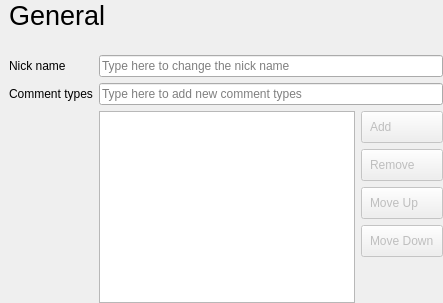
        <widget class="QWidget" name="pageGeneral">
         <layout class="QVBoxLayout" name="verticalLayout_4">
          <property name="leftMargin">
           <number>9</number>
          </property>
          <property name="topMargin">
           <number>0</number>
          </property>
          <property name="rightMargin">
           <number>0</number>
          </property>
          <property name="bottomMargin">
           <number>0</number>
          </property>
          <item>
           <widget class="QWidget" name="pageGeneralTitleContainerWidget" native="true">
            <property name="sizePolicy">
             <sizepolicy hsizetype="Preferred" vsizetype="Minimum">
              <horstretch>0</horstretch>
              <verstretch>0</verstretch>
             </sizepolicy>
            </property>
            <layout class="QVBoxLayout" name="verticalLayout_5">
             <property name="spacing">
              <number>0</number>
             </property>
             <property name="leftMargin">
              <number>0</number>
             </property>
             <property name="topMargin">
              <number>0</number>
             </property>
             <property name="rightMargin">
              <number>0</number>
             </property>
             <property name="bottomMargin">
              <number>18</number>
             </property>
             <item>
              <widget class="QLabel" name="pageGeneralTitleLabel">
               <property name="sizePolicy">
                <sizepolicy hsizetype="Preferred" vsizetype="Preferred">
                 <horstretch>0</horstretch>
                 <verstretch>0</verstretch>
                </sizepolicy>
               </property>
               <property name="font">
                <font>
                 <pointsize>20</pointsize>
                 <weight>50</weight>
                 <bold>false</bold>
                </font>
               </property>
               <property name="text">
                <string>General</string>
               </property>
              </widget>
             </item>
            </layout>
           </widget>
          </item>
          <item>
           <widget class="QWidget" name="pageGeneralContentContainerWidget" native="true">
            <property name="sizePolicy">
             <sizepolicy hsizetype="Preferred" vsizetype="Expanding">
              <horstretch>0</horstretch>
              <verstretch>0</verstretch>
             </sizepolicy>
            </property>
            <layout class="QFormLayout" name="formLayout_2">
             <property name="horizontalSpacing">
              <number>6</number>
             </property>
             <property name="leftMargin">
              <number>0</number>
             </property>
             <property name="topMargin">
              <number>0</number>
             </property>
             <property name="rightMargin">
              <number>0</number>
             </property>
             <property name="bottomMargin">
              <number>0</number>
             </property>
             <item row="0" column="0">
              <widget class="QLabel" name="pageGeneralAuthorLabel">
               <property name="text">
                <string>Nick name</string>
               </property>
              </widget>
             </item>
             <item row="0" column="1">
              <widget class="QLineEdit" name="pageGeneralAuthorLineEdit">
               <property name="placeholderText">
                <string>Type here to change the nick name</string>
               </property>
              </widget>
             </item>
             <item row="1" column="0">
              <widget class="QLabel" name="pageGeneralCommentTypesLabel">
               <property name="text">
                <string>Comment types</string>
               </property>
              </widget>
             </item>
             <item row="1" column="1">
              <widget class="QLineEdit" name="pageGeneralCommentTypesLineEdit">
               <property name="placeholderText">
                <string>Type here to add new comment types</string>
               </property>
              </widget>
             </item>
             <item row="2" column="1">
              <widget class="QWidget" name="pageGeneralCommentTypesParentContainerWidget" native="true">
               <property name="styleSheet">
                <string notr="true">QPushButton { text-align:left; padding: 8px; }</string>
               </property>
               <layout class="QHBoxLayout" name="horizontalLayout_12">
                <property name="leftMargin">
                 <number>0</number>
                </property>
                <property name="topMargin">
                 <number>0</number>
                </property>
                <property name="rightMargin">
                 <number>0</number>
                </property>
                <property name="bottomMargin">
                 <number>0</number>
                </property>
                <item>
                 <widget class="QListWidget" name="pageGeneralCommentTypesListWidget"/>
                </item>
                <item>
                 <widget class="QWidget" name="pageGeneralCommentTypesButtonContainerWidget" native="true">
                  <property name="sizePolicy">
                   <sizepolicy hsizetype="Fixed" vsizetype="Expanding">
                    <horstretch>0</horstretch>
                    <verstretch>0</verstretch>
                   </sizepolicy>
                  </property>
                  <layout class="QVBoxLayout" name="verticalLayout_16">
                   <property name="leftMargin">
                    <number>0</number>
                   </property>
                   <property name="topMargin">
                    <number>0</number>
                   </property>
                   <property name="rightMargin">
                    <number>0</number>
                   </property>
                   <property name="bottomMargin">
                    <number>0</number>
                   </property>
                   <item>
                    <widget class="QWidget" name="pageGeneralCommentTypesButtonTopContainerWidget" native="true">
                     <property name="sizePolicy">
                      <sizepolicy hsizetype="Fixed" vsizetype="Fixed">
                       <horstretch>0</horstretch>
                       <verstretch>0</verstretch>
                      </sizepolicy>
                     </property>
                     <layout class="QVBoxLayout" name="verticalLayout_15">
                      <property name="leftMargin">
                       <number>0</number>
                      </property>
                      <property name="topMargin">
                       <number>0</number>
                      </property>
                      <property name="rightMargin">
                       <number>0</number>
                      </property>
                      <property name="bottomMargin">
                       <number>0</number>
                      </property>
                      <item>
                       <widget class="QPushButton" name="pageGeneralCommentTypesAddButton">
                        <property name="enabled">
                         <bool>false</bool>
                        </property>
                        <property name="focusPolicy">
                         <enum>Qt::TabFocus</enum>
                        </property>
                        <property name="text">
                         <string>Add</string>
                        </property>
                        <property name="icon">
                         <iconset theme="list-add">
                          <normaloff>.</normaloff>.</iconset>
                        </property>
                       </widget>
                      </item>
                      <item>
                       <widget class="QPushButton" name="pageGeneralCommentTypesRemoveButton">
                        <property name="enabled">
                         <bool>false</bool>
                        </property>
                        <property name="focusPolicy">
                         <enum>Qt::TabFocus</enum>
                        </property>
                        <property name="text">
                         <string>Remove</string>
                        </property>
                        <property name="icon">
                         <iconset theme="list-remove">
                          <normaloff>.</normaloff>.</iconset>
                        </property>
                       </widget>
                      </item>
                      <item>
                       <widget class="QPushButton" name="pageGeneralCommentTypesUpButton">
                        <property name="enabled">
                         <bool>false</bool>
                        </property>
                        <property name="focusPolicy">
                         <enum>Qt::TabFocus</enum>
                        </property>
                        <property name="text">
                         <string>Move Up</string>
                        </property>
                        <property name="icon">
                         <iconset theme="go-up">
                          <normaloff>.</normaloff>.</iconset>
                        </property>
                       </widget>
                      </item>
                      <item>
                       <widget class="QPushButton" name="pageGeneralCommentTypesDownButton">
                        <property name="enabled">
                         <bool>false</bool>
                        </property>
                        <property name="focusPolicy">
                         <enum>Qt::TabFocus</enum>
                        </property>
                        <property name="text">
                         <string>Move Down</string>
                        </property>
                        <property name="icon">
                         <iconset theme="go-down">
                          <normaloff>.</normaloff>.</iconset>
                        </property>
                       </widget>
                      </item>
                     </layout>
                    </widget>
                   </item>
                   <item>
                    <widget class="QWidget" name="pageGeneralCommentTypesButtonBottomSpacerWidget" native="true">
                     <property name="sizePolicy">
                      <sizepolicy hsizetype="Minimum" vsizetype="Expanding">
                       <horstretch>0</horstretch>
                       <verstretch>0</verstretch>
                      </sizepolicy>
                     </property>
                    </widget>
                   </item>
                  </layout>
                 </widget>
                </item>
               </layout>
              </widget>
             </item>
            </layout>
           </widget>
          </item>
         </layout>
        </widget>
